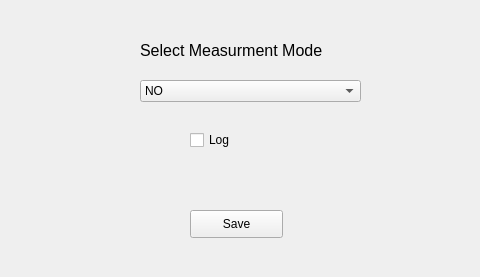
<?xml version="1.0" encoding="UTF-8"?>
<ui version="4.0">
 <class>LandingPage</class>
 <widget class="QWidget" name="LandingPage">
  <property name="geometry">
   <rect>
    <x>0</x>
    <y>0</y>
    <width>480</width>
    <height>277</height>
   </rect>
  </property>
  <property name="minimumSize">
   <size>
    <width>480</width>
    <height>277</height>
   </size>
  </property>
  <property name="maximumSize">
   <size>
    <width>480</width>
    <height>277</height>
   </size>
  </property>
  <property name="windowTitle">
   <string>Form</string>
  </property>
  <widget class="QLabel" name="log">
   <property name="geometry">
    <rect>
     <x>140</x>
     <y>40</y>
     <width>231</width>
     <height>21</height>
    </rect>
   </property>
   <property name="font">
    <font>
     <pointsize>12</pointsize>
    </font>
   </property>
   <property name="text">
    <string>Select Measurment Mode</string>
   </property>
  </widget>
  <widget class="QComboBox" name="gasSelect">
   <property name="geometry">
    <rect>
     <x>140</x>
     <y>80</y>
     <width>221</width>
     <height>22</height>
    </rect>
   </property>
   <item>
    <property name="text">
     <string>NO</string>
    </property>
   </item>
   <item>
    <property name="text">
     <string>NO2</string>
    </property>
   </item>
   <item>
    <property name="text">
     <string>NO and NO2</string>
    </property>
   </item>
  </widget>
  <widget class="QPushButton" name="save">
   <property name="geometry">
    <rect>
     <x>190</x>
     <y>210</y>
     <width>93</width>
     <height>28</height>
    </rect>
   </property>
   <property name="text">
    <string>Save</string>
   </property>
  </widget>
  <widget class="QCheckBox" name="checkBox">
   <property name="geometry">
    <rect>
     <x>190</x>
     <y>130</y>
     <width>81</width>
     <height>20</height>
    </rect>
   </property>
   <property name="text">
    <string>Log</string>
   </property>
  </widget>
 </widget>
 <resources/>
 <connections/>
</ui>
